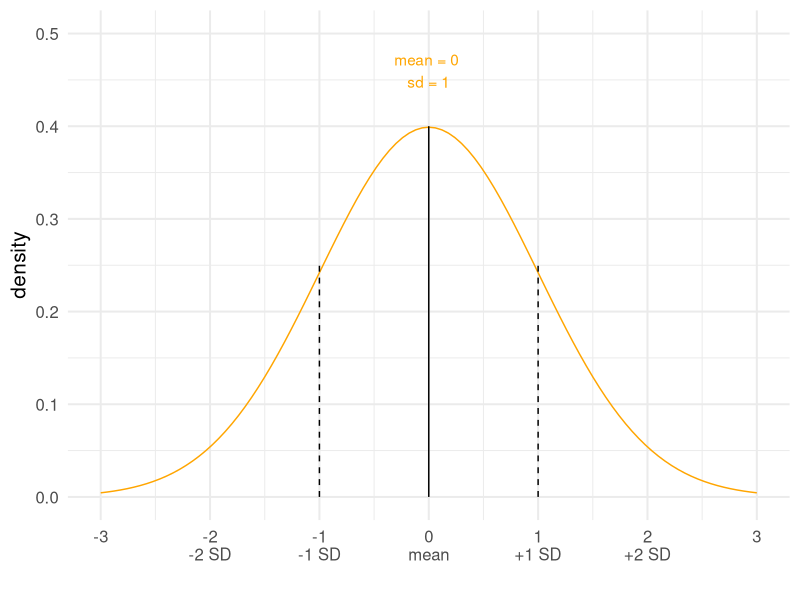
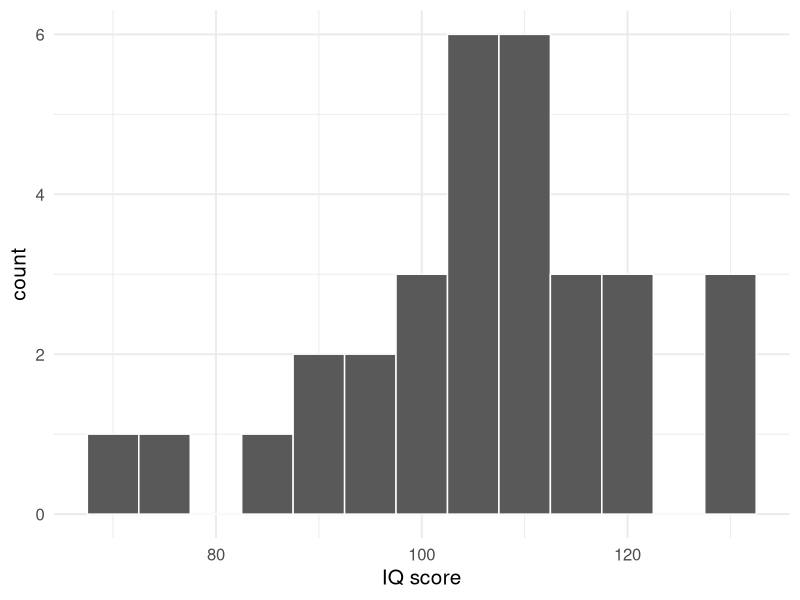
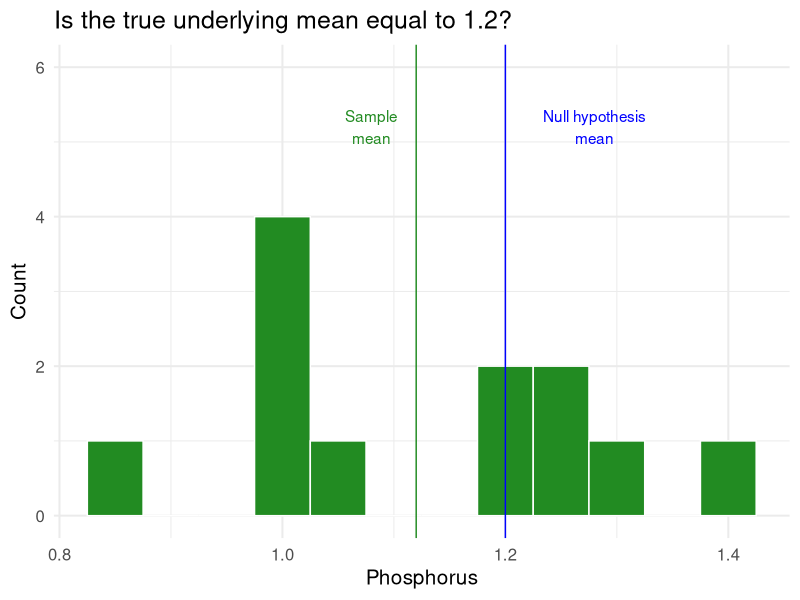
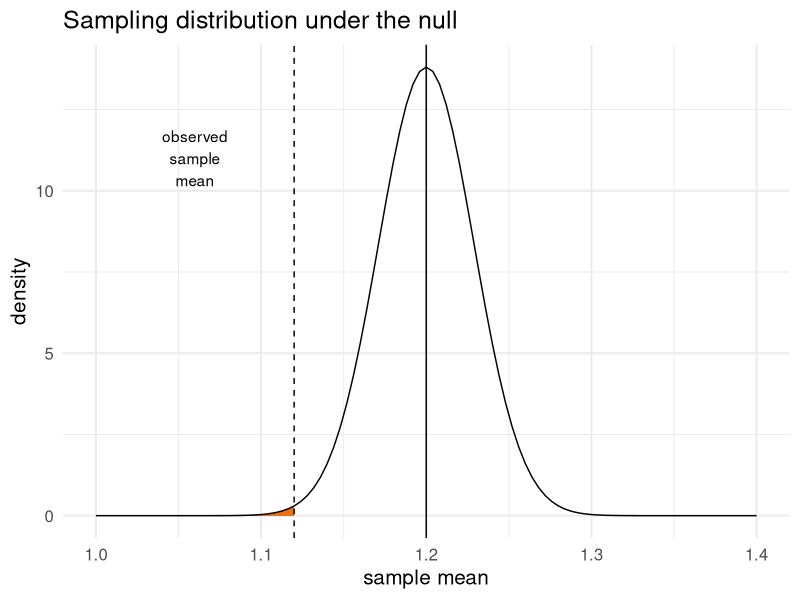
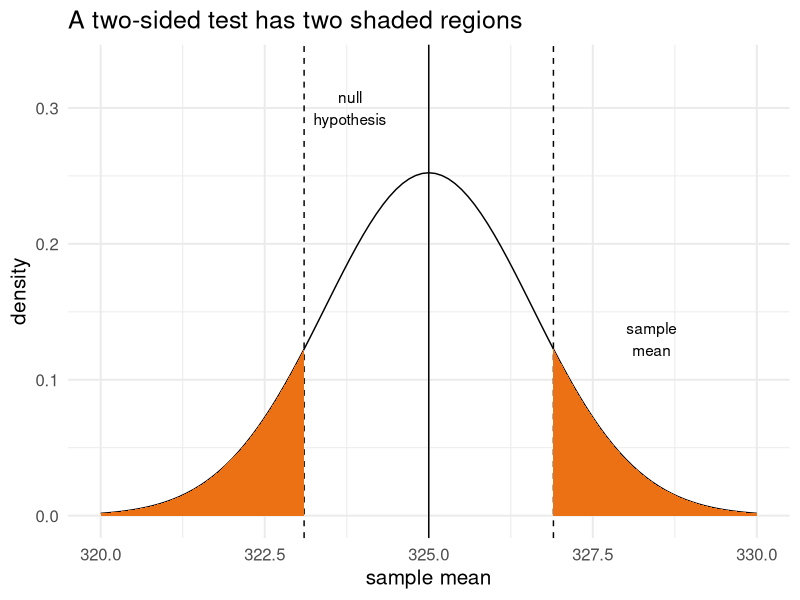
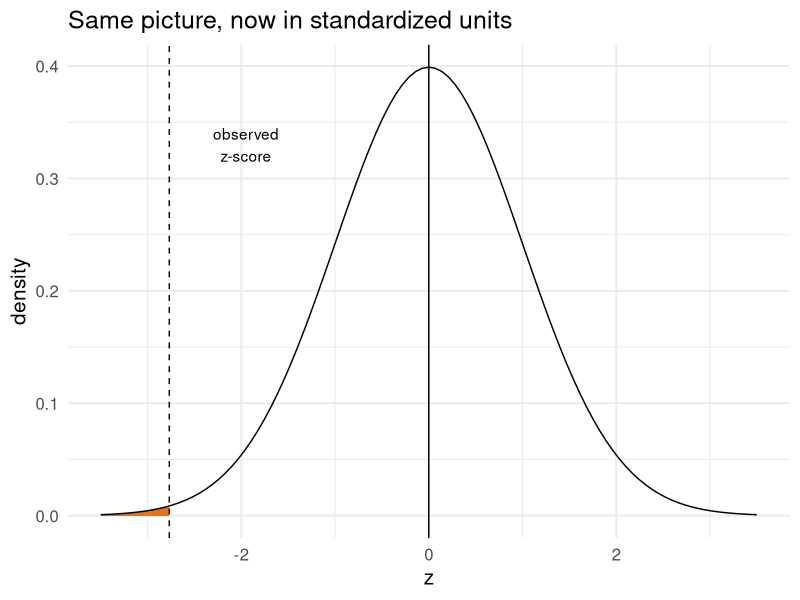

Source code (R) for these figures, in order:
## ---- chunk 1
library(ggplot2)
library(dplyr)
## ---- chunk 2
# You do NOT need to know this plotting code.
ggplot(data = data.frame(x = c(-3, 3)), aes(x)) +
  stat_function(fun = dnorm, n = 101, args = list(mean = 0, sd = 1), col = "orange") +
  labs(y = "density", x = "") +
  annotate("text", x = 0, y = 0.46, label = "mean = 0 \nsd = 1", col = "orange") +
  scale_y_continuous(limits = c(0, 0.5)) +
  theme_minimal(base_size = 15) +
  annotate("segment", x = 0, y = 0, xend = 0, yend = 0.4) +
  annotate("segment", x = 1, y = 0, xend = 1, yend = 0.25, lty = 2) +
  annotate("segment", x = -1, y = 0, xend = -1, yend = 0.25, lty = 2) +
  scale_x_continuous(breaks = -3:3,
                     labels = c(-3, "-2\n-2 SD", "-1\n-1 SD", "0\nmean",
                                "1\n+1 SD", "2\n+2 SD", 3))
## ---- chunk 3
# z* for the three common confidence levels.
# qnorm() gives the value with the stated area to its LEFT.
c(level_90 = qnorm(0.95),    # 5% in each tail
  level_95 = qnorm(0.975),   # 2.5% in each tail
  level_99 = qnorm(0.995))   # 0.5% in each tail
## ---- chunk 4
scores <- c(114, 100, 104, 89, 102, 91, 114, 114, 103, 105,
            108, 130, 120, 132, 111, 128, 118, 119, 86, 72,
            111, 103, 74, 112, 107, 103, 98, 96, 112, 112, 93)

iq_data <- data.frame(scores)

known_sigma <- 15
## ---- chunk 5
ggplot(iq_data, aes(x = scores)) +
  geom_histogram(binwidth = 5, col = "white") +
  labs(x = "IQ score", y = "count") +
  theme_minimal(base_size = 15)
## ---- chunk 6
sample_mean    <- mean(scores)
standard_error <- known_sigma / sqrt(length(scores))
critical_value <- 1.96

lower_bound <- sample_mean - critical_value * standard_error
upper_bound <- sample_mean + critical_value * standard_error
## ---- chunk 7
sample_mean
standard_error
lower_bound
upper_bound
## ---- chunk 8
# The only thing that changes between confidence levels is the critical value.
sample_mean + c(-1, 1) * qnorm(0.95)  * standard_error   # 90% CI
sample_mean + c(-1, 1) * qnorm(0.975) * standard_error   # 95% CI
sample_mean + c(-1, 1) * qnorm(0.995) * standard_error   # 99% CI
## ---- chunk 9
phos <- c(1.26, 1.39, 1, 1, 1, 1,
          0.87, 1.23, 1.19, 1.29, 1.03, 1.18)

known_sigma <- 0.1   # sigma is given to us by the problem
## ---- chunk 10
mean(phos)
phos_data <- data.frame(phos)
## ---- chunk 11
ggplot(phos_data, aes(x = phos)) +
  geom_histogram(binwidth = 0.05, fill = "forest green", col = "white") +
  theme_minimal(base_size = 15) +
  geom_vline(xintercept = mean(phos), col = "forest green") +
  annotate("text", x = mean(phos) - 0.04, y = 5.2, label = "Sample\nmean",
           col = "forest green") +
  geom_vline(xintercept = 1.2, col = "blue") +
  annotate("text", x = 1.28, y = 5.2, label = "Null hypothesis\nmean", col = "blue") +
  scale_y_continuous(limits = c(0, 6)) +
  labs(title = "Is the true underlying mean equal to 1.2?",
       x = "Phosphorus", y = "Count")
## ---- chunk 12
n_phos <- length(phos)
se_phos <- known_sigma / sqrt(n_phos)
se_phos
## ---- chunk 13
ggplot(data = data.frame(x = c(1.0, 1.4)), aes(x)) +
  geom_area(stat = "function", fun = dnorm, args = list(mean = 1.2, sd = 0.0289),
            fill = "#ec7014", xlim = c(1.0, 1.12)) +
  stat_function(fun = dnorm, n = 101, args = list(mean = 1.2, sd = 0.0289)) +
  labs(y = "density", x = "sample mean",
       title = "Sampling distribution under the null") +
  theme_minimal(base_size = 15) +
  geom_vline(xintercept = 1.2, lty = 1) +
  geom_vline(xintercept = 1.12, lty = 2) +
  annotate("text", x = 1.06, y = 11, label = "observed\nsample\nmean")
## ---- chunk 14
pnorm(q = 1.12, mean = 1.2, sd = 0.0289)
## ---- chunk 15
pnorm(q = 1.17, mean = 1.2, sd = 0.0289)
## ---- chunk 16
mu_0        <- 325
sigma_pills <- 5
n_pills     <- 10
xbar_pills  <- 326.9

se_pills <- sigma_pills / sqrt(n_pills)
se_pills
## ---- chunk 17
ggplot(data = data.frame(x = c(320, 330)), aes(x)) +
  stat_function(fun = dnorm, n = 101, args = list(mean = 325, sd = 1.581139)) +
  labs(y = "density", x = "sample mean",
       title = "A two-sided test has two shaded regions") +
  theme_minimal(base_size = 15) +
  geom_vline(xintercept = 325, lty = 1) +
  geom_vline(xintercept = 326.9, lty = 2) +
  geom_vline(xintercept = 325 - (326.9 - 325), lty = 2) +
  geom_area(stat = "function", fun = dnorm, args = list(mean = 325, sd = 1.581139),
            fill = "#ec7014", xlim = c(320, 325 - (326.9 - 325))) +
  geom_area(stat = "function", fun = dnorm, args = list(mean = 325, sd = 1.581139),
            fill = "#ec7014", xlim = c(326.9, 330)) +
  annotate("text", x = 328.4, y = 0.13, label = "sample\nmean") +
  annotate("text", x = 323.8, y = 0.30, label = "null\nhypothesis") +
  scale_y_continuous(limits = c(0, 0.33))
## ---- chunk 18
# One tail. lower.tail = F because our sample mean is ABOVE the null value.
pnorm(q = 326.9, mean = 325, sd = 1.581139, lower.tail = F)

# Two-sided p-value: double it, because the Normal curve is symmetric.
pnorm(q = 326.9, mean = 325, sd = 1.581139, lower.tail = F) * 2
## ---- chunk 19
z_phos <- (mean(phos) - 1.2) / se_phos
z_phos
## ---- chunk 20
pnorm(q = z_phos, mean = 0, sd = 1)
## ---- chunk 21
ggplot(data = data.frame(x = c(-3.5, 3.5)), aes(x)) +
  geom_area(stat = "function", fun = dnorm, args = list(mean = 0, sd = 1),
            fill = "#ec7014", xlim = c(-3.5, -2.768166)) +
  stat_function(fun = dnorm, n = 101, args = list(mean = 0, sd = 1)) +
  labs(y = "density", x = "z", title = "Same picture, now in standardized units") +
  theme_minimal(base_size = 15) +
  geom_vline(xintercept = 0, lty = 1) +
  geom_vline(xintercept = -2.768166, lty = 2) +
  annotate("text", x = -1.95, y = 0.33, label = "observed\nz-score")
## ---- chunk 22
z <- z_phos

pnorm(z, lower.tail = F)             # one-sided, greater than
pnorm(z)                             # one-sided, less than
2 * pnorm(abs(z), lower.tail = F)    # two-sided
## ---- chunk 23
# The IQ interval from earlier was 100.56 to 111.12.
c(lower_bound, upper_bound)

# Is a null of mu = 113 inside that interval?
113 > lower_bound & 113 < upper_bound   # FALSE, so we would reject it

# Confirm with the test itself.
z_iq <- (sample_mean - 113) / standard_error
z_iq
2 * pnorm(abs(z_iq), lower.tail = F)    # two-sided p-value, below 0.05
## ---- chunk 24
sigma_cu <- 8; n_cu <- 25; xbar_cu <- 52; mu0_cu <- 50

se_cu <- sigma_cu / sqrt(n_cu)          # 8 / 5 = 1.6
z_cu  <- (xbar_cu - mu0_cu) / se_cu     # 2 / 1.6 = 1.25
p_cu  <- 2 * pnorm(abs(z_cu), lower.tail = F)

c(standard_error = se_cu, z = z_cu, p_value = p_cu)

# The 95% CI. It contains 50, which matches p > 0.05: we fail to reject H0.
xbar_cu + c(-1, 1) * qnorm(0.975) * se_cu
